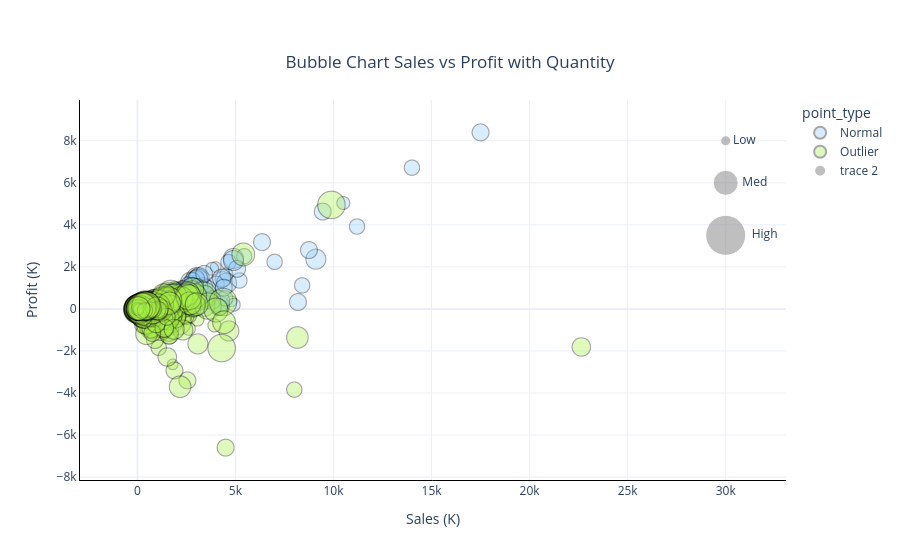

Notebook code cell kept with this figure:
### Markdown cell above
>## 9) Bubble Chart — 3 Variables
>>### How do Sales, Profit, and Quantity relate to each other?

### Code cell
df["outlier"] = (df["profit"] < 0) | (df["quantity"] > df["quantity"].quantile(0.95))
df["point_type"] = df["outlier"].apply(
    lambda x: "Outlier" if x else "Normal"
)

fig_Bubble=px.scatter(
    df,
    x="sales",
    y="profit",
    size="quantity",
    color="point_type",
    title="Bubble Chart Sales vs Profit with Quantity",
    hover_data=["category", "sub_category", "region", "segment"],
    opacity=0.35,
    size_max=40
    )

color_map = {
    "Normal": "#90CAF9",
    "Outlier": "#A6EF46"  
}

fig_Bubble.for_each_trace(
    lambda t: t.update(marker_color=color_map[t.name])
)

fig_Bubble.update_traces(
    marker=dict(
        sizemode="area",
        sizeref=2.*max(df["quantity"])/(40**2),
        line=dict(width=1, color="black")
    )
)

fig_Bubble.update_layout(
    xaxis_title="Sales (K)",
    yaxis_title="Profit (K)",
    template="plotly_white",
    xaxis_showgrid=True,
    yaxis_showgrid=True,
    legend_title="point_type",
    title={ "text": "Bubble Chart Sales vs Profit with Quantity",
    "x": 0.5,
    "y": 0.9,
    "xanchor": "center"}
)

fig_Bubble.add_scatter(
    x=[30000, 30000, 30000],
    y=[8000, 6000, 3500],
    mode="markers+text",
    marker=dict(
        size=[10, 25, 40],
        color="gray",
        opacity=0.5
    ),
    text=["Low", "Med", "High"],
    textposition="middle right",
)

fig_Bubble.update_xaxes(showline=True, linewidth=1, linecolor='black')
fig_Bubble.update_yaxes(showline=True, linewidth=1, linecolor='black')


fig_Bubble.show()

### Figure 1 — Plotly figure (JSON) as saved in the notebook; plotly's stock layout.template omitted (floating-point values rounded to 4 significant figures; data arrays with more than 128 entries replaced by an {"elided": "..."} marker saying what was removed)
{"data": [{"customdata": {"elided": "7761x4 str values"}, "hovertemplate": "point_type=Normal<br>sales=%{x}<br>profit=%{y}<br>quantity=%{marker.size}<br>category=%{customdata[0]}<br>sub_category=%{customdata[1]}<br>region=%{customdata[2]}<br>segment=%{customdata[3]}<extra></extra>", "legendgroup": "Normal", "marker": {"color": "#90CAF9", "line": {"color": "black", "width": 1}, "opacity": 0.35, "size": {"elided": "7761 int values"}, "sizemode": "area", "sizeref": 0.0175, "symbol": "circle"}, "mode": "markers", "name": "Normal", "showlegend": true, "type": "scattergl", "x": {"elided": "7761 float values"}, "xaxis": "x", "y": {"elided": "7761 float values"}, "yaxis": "y"}, {"customdata": {"elided": "2233x4 str values"}, "hovertemplate": "point_type=Outlier<br>sales=%{x}<br>profit=%{y}<br>quantity=%{marker.size}<br>category=%{customdata[0]}<br>sub_category=%{customdata[1]}<br>region=%{customdata[2]}<br>segment=%{customdata[3]}<extra></extra>", "legendgroup": "Outlier", "marker": {"color": "#A6EF46", "line": {"color": "black", "width": 1}, "opacity": 0.35, "size": {"elided": "2233 int values"}, "sizemode": "area", "sizeref": 0.0175, "symbol": "circle"}, "mode": "markers", "name": "Outlier", "showlegend": true, "type": "scattergl", "x": {"elided": "2233 float values"}, "xaxis": "x", "y": {"elided": "2233 float values"}, "yaxis": "y"}, {"marker": {"color": "gray", "opacity": 0.5, "size": [10, 25, 40]}, "mode": "markers+text", "text": ["Low", "Med", "High"], "textposition": "middle right", "type": "scatter", "x": [30000, 30000, 30000], "y": [8000, 6000, 3500]}], "layout": {"legend": {"itemsizing": "constant", "title": {"text": "point_type"}, "tracegroupgap": 0}, "title": {"text": "Bubble Chart Sales vs Profit with Quantity", "x": 0.5, "xanchor": "center", "y": 0.9}, "xaxis": {"anchor": "y", "domain": [0, 1], "linecolor": "black", "linewidth": 1, "showgrid": true, "showline": true, "title": {"text": "Sales (K)"}}, "yaxis": {"anchor": "x", "domain": [0, 1], "linecolor": "black", "linewidth": 1, "showgrid": true, "showline": true, "title": {"text": "Profit (K)"}}}}
